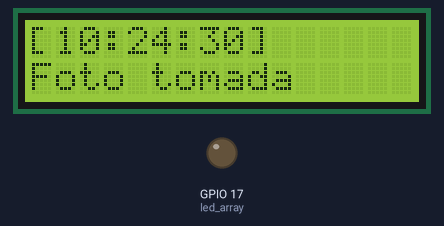
The program below on a simulated Raspberry Pi (BCM pin numbers). On the bench: 16×2 character LCD, output pins drawn as LEDs (lit = HIGH). The clock reads 2024-03-15 10:24:30 at power-on unless the program sets it; files the program writes start out absent; the camera gives no picture and a still takes 0.5 s; every time zone reads the same local clock; library files of the repository ran but are not shown: I2C_LCD_driver.py. At 5.8 s the program stops and its outputs stay as they are.

Above: at 2.9 s.
Timing chart, 0 to 4.4 s (numbered marks = the images above):
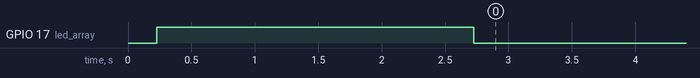

Measured:
- by itself, GPIO 17 (led_array): LOW → HIGH at 0.23 s, → LOW 2.5 s later

The program:

take_pictures.py
```python
import math
import time
import board
import time
import datetime
import zoneinfo
from gpiozero import LED
import I2C_LCD_driver
from adafruit_as7341 import AS7341
from picamera2 import Picamera2, Preview

led_array = LED(17)
lcd = I2C_LCD_driver.lcd()

zona_santiago = zoneinfo.ZoneInfo("America/Santiago")

picam2 = Picamera2()
camera_config = picam2.create_preview_configuration()
picam2.configure(camera_config)
picam2.start_preview(Preview.NULL)

log_register = "/home/pi/Raspi-Confgs/take_pictures.log"

def tomar_foto():
	try:
		led_array.on()
		picam2.start()

		hora_santiago = datetime.datetime.now(zona_santiago)
		nombre_foto = f"/home/pi/Data/Photos/foto_{hora_santiago.strftime('%H%M%S_%d%m%Y')}.jpg"

		fecha_hora_actual = hora_santiago.strftime("%H%M%S_%d%m%Y")
		picam2.capture_file(nombre_foto)
		time.sleep(2)
		led_array.off()

	except Exception as e:
		print("Error al tomar la foto")
		limpiar_pantalla(hora_santiago)
		lcd.lcd_display_string("Error con foto", 2)

def limpiar_pantalla(hora_santiago):
	lcd.lcd_clear()
	lcd.lcd_display_string(f"[{hora_santiago.strftime('%H:%M:%S')}]", 1)

def register_log():
	hora_santiago = datetime.datetime.now(zona_santiago)
	with open(log_register, "a") as log_file:
		log_file.write(f"Foto tomada a las {hora_santiago}\n")

def main():
	hora_santiago = datetime.datetime.now(zona_santiago)
	tomar_foto()

	limpiar_pantalla(hora_santiago)
	lcd.lcd_display_string("Foto tomada", 2)
	time.sleep(3)
	lcd.lcd_clear()

	register_log()

if __name__ == "__main__":
	main()
```
